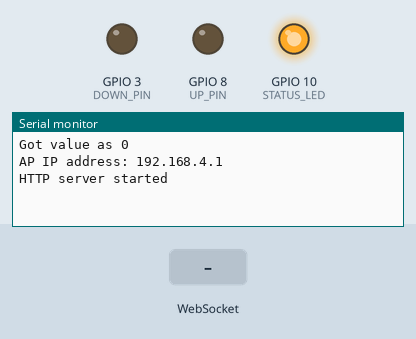
Recording of a sketch running on a simulated ESP8266 (NodeMCU). Shown: output pins drawn as LEDs (lit = HIGH), the last lines printed to the serial monitor. The inputs (shaded band) are chosen by the test bench.

Above: at 1.2 s.
1.3 s: WebSocket text "MoveCar" received
At 1.8 s:
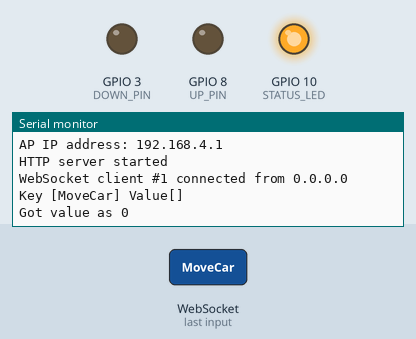
2.8 s: WebSocket text "Speed" received
At 4.0 s:
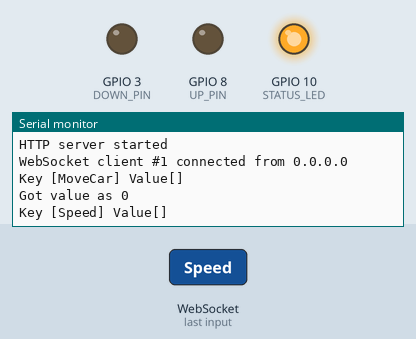
4.3 s: WebSocket text "0" received
At 5.3 s:
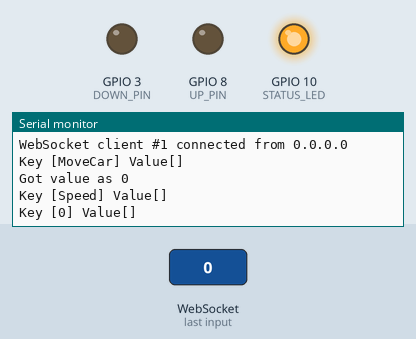

The sketch:

remote_mk1.ino
```cpp
#include <Arduino.h>
#ifdef ESP32
#include <WiFi.h>
#include <AsyncTCP.h>
#elif defined(ESP8266)
#include <ESP8266WiFi.h>
#include <ESPAsyncTCP.h>
#endif
#include <ESPAsyncWebServer.h>

#include <iostream>
#include <sstream>

#define UP 1
#define DOWN 2
#define STOP 0
#define STATUS_LED  10
#define UP_PIN      8
#define DOWN_PIN    3

#define RIGHT_MOTOR 0
#define LEFT_MOTOR 1

const char* ssid     = "Trailer Controller";
const char* password = "12345678";

AsyncWebServer server(80);
AsyncWebSocket wsCarInput("/CarInput");

const char* htmlHomePage PROGMEM = R"HTMLHOMEPAGE(
<!DOCTYPE html>
<html>
  <head>
  <meta name="viewport" content="width=device-width, initial-scale=1, maximum-scale=1, user-scalable=no">
    <style>
    .arrows {
      font-size:40px;
      color:red;
    }
    td.button {
      background-color:black;
      border-radius:10%;
      box-shadow: 5px 5px #888888;
    }
    td.button:active {
      transform: translate(5px,5px);
      box-shadow: none;
    }

    .noselect {
      -webkit-touch-callout: none; /* iOS Safari */
        -webkit-user-select: none; /* Safari */
         -khtml-user-select: none; /* Konqueror HTML */
           -moz-user-select: none; /* Firefox */
            -ms-user-select: none; /* Internet Explorer/Edge */
                user-select: none; /* Non-prefixed version, currently
                                      supported by Chrome and Opera */
    }


    </style>

  </head>
  <body class="noselect" align="center" style="background-color:white">

    <h1 style="color: black;text-align:center;font-family:verdana;">Hydraulic Trailer</h1>
    <h2 style="color: black;text-align:center;font-family:verdana;">WiFi Control</h2>

    <table id="mainTable" style="width:400px;margin:auto;table-layout:fixed" CELLSPACING=10>
      <tr>
        <td></td>
        <td class="button" ontouchstart='sendButtonInput("MoveCar","1")' ontouchend='sendButtonInput("MoveCar","0")'><span class="arrows" >&#8679;</span></td>
        <td></td>
      </tr>
      <tr>
      </tr>
      <tr>
        <td></td>
        <td class="button" ontouchstart='sendButtonInput("MoveCar","2")' ontouchend='sendButtonInput("MoveCar","0")'><span class="arrows" >&#8681;</span></td>
        <td></td>
      </tr>
      <tr/><tr/>
      <tr/><tr/>
      <tr/><tr/>
    </table>

    <h3 style="color: black;text-align:center;font-family:verdana;">Rev 1.0 - 2/04/2023</h3>

    <script>
      var webSocketCarInputUrl = "ws:\/\/" + window.location.hostname + "/CarInput";
      var websocketCarInput;

      function initCarInputWebSocket()
      {
        websocketCarInput = new WebSocket(webSocketCarInputUrl);
        websocketCarInput.onopen    = function(event)
        {
          var speedButton = document.getElementById("Speed");
          sendButtonInput("Speed", speedButton.value);
        };
        websocketCarInput.onclose   = function(event){setTimeout(initCarInputWebSocket, 2000);};
        websocketCarInput.onmessage = function(event){};
      }

      function sendButtonInput(key, value)
      {
        var data = key + "," + value;
        websocketCarInput.send(data);
      }

      window.onload = initCarInputWebSocket;
      document.getElementById("mainTable").addEventListener("touchend", function(event){
        event.preventDefault()
      });
    </script>
  </body>
</html>
)HTMLHOMEPAGE";


void rotateMotor(int motorNumber, int motorDirection)
{
}

void moveCar(int inputValue)
{
  Serial.printf("Got value as %d\n", inputValue);
  switch(inputValue)
  {

    case UP:
      digitalWrite(STATUS_LED, LOW);
      digitalWrite(UP_PIN, HIGH);
      digitalWrite(DOWN_PIN, LOW);
      break;

    case DOWN:
      digitalWrite(STATUS_LED, LOW);
      digitalWrite(UP_PIN, LOW);
      digitalWrite(DOWN_PIN, HIGH);
      break;

    case STOP:
      digitalWrite(STATUS_LED, HIGH);
      digitalWrite(UP_PIN, LOW);
      digitalWrite(DOWN_PIN, LOW);
      break;

    default:
      digitalWrite(STATUS_LED, HIGH);
      digitalWrite(UP_PIN, LOW);
      digitalWrite(DOWN_PIN, LOW);
      break;
  }
}

void handleRoot(AsyncWebServerRequest *request)
{
  request->send_P(200, "text/html", htmlHomePage);
}

void handleNotFound(AsyncWebServerRequest *request)
{
    request->send(404, "text/plain", "File Not Found");
}

void onCarInputWebSocketEvent(AsyncWebSocket *server,
                      AsyncWebSocketClient *client,
                      AwsEventType type,
                      void *arg,
                      uint8_t *data,
                      size_t len)
{
  switch (type)
  {
    case WS_EVT_CONNECT:
      Serial.printf("WebSocket client #%u connected from %s\n", client->id(), client->remoteIP().toString().c_str());
      break;
    case WS_EVT_DISCONNECT:
      Serial.printf("WebSocket client #%u disconnected\n", client->id());
      moveCar(STOP);
      break;
    case WS_EVT_DATA:
      AwsFrameInfo *info;
      info = (AwsFrameInfo*)arg;
      if (info->final && info->index == 0 && info->len == len && info->opcode == WS_TEXT)
      {
        std::string myData = "";
        myData.assign((char *)data, len);
        std::istringstream ss(myData);
        std::string key, value;
        std::getline(ss, key, ',');
        std::getline(ss, value, ',');
        Serial.printf("Key [%s] Value[%s]\n", key.c_str(), value.c_str());
        int valueInt = atoi(value.c_str());
        if (key == "MoveCar")
        {
          moveCar(valueInt);
        }
        else if (key == "Speed")
        {

        }
      }
      break;
    case WS_EVT_PONG:
    case WS_EVT_ERROR:
      break;
    default:
      break;
  }
}

void setUpPinModes()
{
  pinMode(STATUS_LED, OUTPUT);
  pinMode(UP_PIN, OUTPUT);
  pinMode(DOWN_PIN, OUTPUT);
  digitalWrite(STATUS_LED, HIGH);
  moveCar(STOP);
}


void setup(void)
{
  setUpPinModes();
  Serial.begin(115200);

  WiFi.softAP(ssid, password);
  IPAddress IP = WiFi.softAPIP();
  Serial.print("AP IP address: ");
  Serial.println(IP);

  server.on("/", HTTP_GET, handleRoot);
  server.onNotFound(handleNotFound);

  wsCarInput.onEvent(onCarInputWebSocketEvent);
  server.addHandler(&wsCarInput);

  server.begin();
  Serial.println("HTTP server started");

}

void loop()
{
  wsCarInput.cleanupClients();
}
```

Measured:
- after the input at 1.3 s, the serial monitor: prints a new line at once (image 1)
- after the input at 2.8 s, the serial monitor: prints a new line at once (image 2)
- after the input at 4.3 s, the serial monitor: prints a new line at once (image 3)
